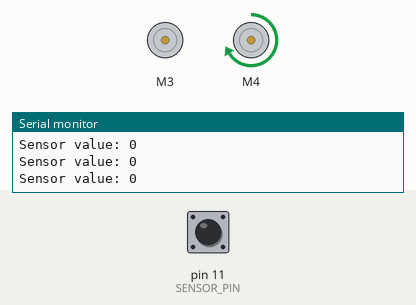
The sketch below on a simulated Arduino Uno, built with avr-gcc and run on an emulated ATmega328P. On the bench: 2 × DC motor (green arrow = forward, orange = backward, longer = faster), the last lines printed to the serial monitor. Inputs (shaded band) come from the test bench; at power-on: pin 11 (SENSOR_PIN) LOW.

Above: at 1.2 s.
1.3 s: pin 11 (SENSOR_PIN) driven HIGH
At 2.5 s:
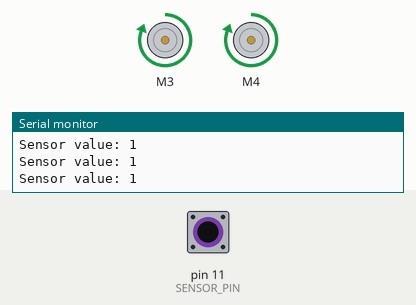
2.8 s: pin 11 (SENSOR_PIN) driven LOW
At 3.4 s:
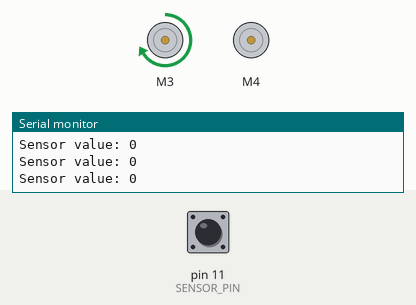
5.3 s: pin 11 (SENSOR_PIN) pulsed HIGH 5 times (0.12 s each, 0.3 s apart)
Timing chart, 0 to 14.3 s (numbered marks = the images above; inputs shaded):
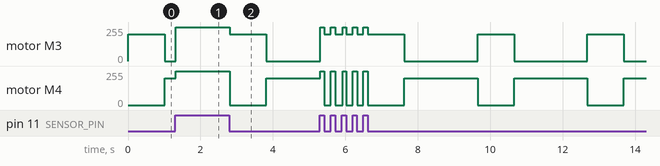

Measured:
- after the input at 1.3 s, motor M3: stopped → forward 255/255 at once; motor M4: forward 200/255 → forward 255/255 at once
- after the input at 2.8 s, motor M3: forward 255/255 → forward 200/255 at once, → stopped 1.0 s later; motor M4: forward 255/255 → stopped at once, → forward 200/255 1.0 s later

The sketch:

CEngC2025.ino
```cpp
#include <AFMotor_R4.h>

#define SENSOR_PIN 11

#define OFF_SPEED 0
#define SLOW_SPEED 200
#define FAST_SPEED 255

#define ON_LINE_VALUE 1

#define ITER_COUNT 40
#define REACQUIRE_TIME 1000

int leftSpeed = 0;
int rightSpeed = 0;

AF_DCMotor left(3);
AF_DCMotor right(4);

bool checkLine(){
  // Check if we are on the line
  int sensorVal = digitalRead(SENSOR_PIN);
  Serial.print("Sensor value: ");
  Serial.println(sensorVal);
  return sensorVal == ON_LINE_VALUE;
}

void motorsOff(){
  // Stop
  left.setSpeed(OFF_SPEED);
  right.setSpeed(OFF_SPEED);
  left.run(RELEASE);
  right.run(RELEASE);
}

void motorsLeft(){
  // Go left
  left.setSpeed(SLOW_SPEED);
  right.setSpeed(OFF_SPEED);
  left.run(FORWARD);
  right.run(RELEASE);
}
void motorsRight(){
  // Go right
  left.setSpeed(OFF_SPEED);
  right.setSpeed(SLOW_SPEED);
  left.run(RELEASE);
  right.run(FORWARD);
}

void motorsForward(){
  // Go forwards
  left.setSpeed(FAST_SPEED);
  right.setSpeed(FAST_SPEED);
  left.run(FORWARD);
  right.run(FORWARD);
}
void motorsBackwards(){
  // Go back
  left.setSpeed(FAST_SPEED);
  right.setSpeed(FAST_SPEED);
  left.run(BACKWARD);
  right.run(BACKWARD);
}

void reacquireLine(){
  if(checkLine()){
    return;
  }
  Serial.println("Reacquiring");
  // Turns left and periodically checks if its above the line
  motorsLeft();
  for(int i = 0; i < ITER_COUNT; i++){
    delay(REACQUIRE_TIME/ITER_COUNT);
    if(checkLine()){
      motorsOff();
      Serial.println("Left");
      return;
    }
  }
  // Turns right and periodically checks if it is above the line
  motorsRight();
  for(int i = 0; i < ITER_COUNT * 2; i++){
    delay(REACQUIRE_TIME/ITER_COUNT);
    if(checkLine()){
      motorsOff();
      Serial.println("Right");
      return;
    }
  }
  Serial.println("Failed to reacquire");
}

void setup() {
  // Start with motors off
  motorsOff();
  pinMode(SENSOR_PIN, INPUT);
  Serial.begin(115200);
}

void loop() {
  // Find line and move forwards
  reacquireLine();
  motorsForward();
}
```
